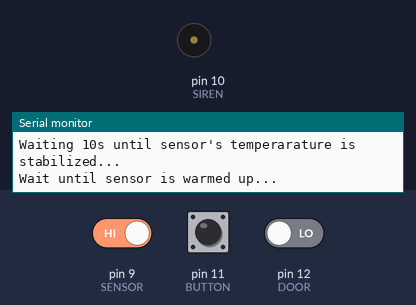
Bench run of a sketch on a simulated Arduino Uno, built with avr-gcc and run on an emulated ATmega328P. Parts: buzzer (waves = sounding, pin HIGH), the last lines printed to the serial monitor. Inputs (shaded band) come from the test bench; at power-on: pin 9 (SENSOR) HIGH, pin 11 (BUTTON) LOW, pin 12 (DOOR) LOW. The modem accepts every AT command (registered, SIM ready, sends succeed) and sends nothing else; pins used as bus, display or sensor lines are not drawn.

Above: at 11.7 s.
11.8 s: pin 9 (SENSOR) driven LOW
At 12.6 s:
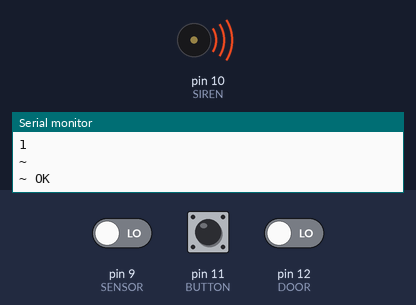
13.3 s: pin 11 (BUTTON) pulled HIGH for 0.15 s
At 14.7 s:
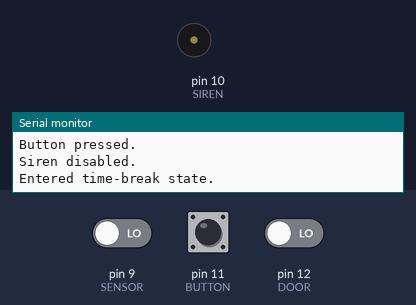
Timing chart, 0 to 16.3 s (numbered marks = the images above; inputs shaded):
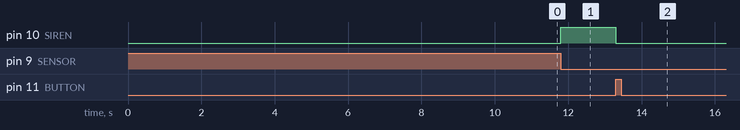

The sketch:

sensor_gsm.ino
```cpp
#include <SoftwareSerial.h>

#define MODEM_RX  (A3)
#define MODEM_TX  (A1)
#define MODEM_RST (A0)
#define SENSOR    (9)
#define SIREN     (10)
#define BUTTON    (11)
#define DOOR      (12)
#define BREAK_TIME (60000)
#define PHONE_NUMBER ("732253178")

SoftwareSerial ModemSerial(MODEM_TX, MODEM_RX); // RX TX for CPU, not modem!

void resetModem(void)
{
  Serial.println("Performing modem reset...");
  digitalWrite(MODEM_RST, LOW);
  delay(500);
  digitalWrite(MODEM_RST, HIGH);
}

bool isSensorDetectingGas(void)
{
  return (digitalRead(SENSOR) == LOW);
}

bool isButtonPressed(void)
{
  return (digitalRead(BUTTON) == HIGH);
}

bool isDoorOpen(void)
{
  return (digitalRead(DOOR) == LOW);
}

void enableSiren(void)
{
  Serial.println("Siren enabled.");
  digitalWrite(SIREN, HIGH);
}

void disableSiren(void)
{
  Serial.println("Siren disabled.");
  digitalWrite(SIREN, LOW);
}

bool wasDoorOpen = false;

void setup()
{
  pinMode(MODEM_RST, OUTPUT);
  pinMode(SENSOR, INPUT);
  pinMode(SIREN, OUTPUT);
  pinMode(BUTTON, INPUT);
  pinMode(DOOR, INPUT);

  ModemSerial.begin(9600);
  Serial.begin(9600);

  Serial.println("Device started.");

  resetModem();

  Serial.println("Waiting 10s until sensor's temperarature is stabilized...");
  delay(10000);

  Serial.println("Wait until sensor is warmed up...");
  while (isSensorDetectingGas());

  wasDoorOpen = isDoorOpen();
}

bool isAlarmExecuted = false;
bool wasGasDetected = false;


// timeout
bool isTimeoutSet = false;
uint32_t lastDisableTime = 0;

void sendSms(const char *number, const char *text)
{
  char buffer[128] = {0};
  size_t len = sprintf(buffer, "AT+CMGS=\"%s\"\n%s\x1a", number, text);
  ModemSerial.write(buffer, len);
}

void sendCusd(const char *number)
{
  char buffer[128] = {0};
  size_t len = sprintf(buffer, "AT+CUSD=1,\"%s\"\n", number);
  ModemSerial.write(buffer, len);
}

void readSms(const char *smsNumber)
{
  char buffer[128] = {0};
  size_t len = sprintf(buffer, "AT+CMGR=%s\n", smsNumber);
  ModemSerial.write(buffer, len);
}

#define MAX_ARGC 8

void parseResponse(char *response, size_t length, size_t *argcp, char ***argvp)
{
  size_t argc = 0;
  char *argv[MAX_ARGC] = { 0 };

  static char argBuffer[256];
  size_t argBufferLength = 0;

  bool isInString = false;

  for (size_t i = 0; i < length; ++i)
  {
    char c = response[i];

    switch (c)
    {
    case ',':
      if (isInString)
      {
        argBuffer[argBufferLength++] = c;
      }
      else
      {
        argv[argc] = new char[argBufferLength + 1];
        argv[argc][argBufferLength] = '\0';
        memcpy(argv[argc], argBuffer, argBufferLength);

        argBufferLength = 0;

        ++argc;
      }

      break;
    case ' ':
      if (isInString)
      {
        argBuffer[argBufferLength++] = c;
      }

      break;
    case '"':
      isInString = !isInString;

      break;
    default:
      argBuffer[argBufferLength++] = c;
    }
  }

  if (response[length - 1] == ',' || argBufferLength > 0)
  {
    argv[argc] = new char[argBufferLength + 1];
    argv[argc][argBufferLength] = '\0';
    memcpy(argv[argc], argBuffer, argBufferLength);

    ++argc;
  }

  *argcp = argc;
  *argvp = new char*[argc];
  memcpy(*argvp, &argv, sizeof(void*) * argc);
}

void deleteParsed(size_t argc, char **argv)
{
  for (size_t i = 0; i < argc; ++i)
    delete[] argv[i];

  delete[] argv;
}

bool willReceiveSmsBody = false;
bool waitForCusdResponse = false;
static char smsNumber[16] = {0};

void strtolower(char *s)
{
  for(; *s; ++s)
    *s = tolower(*s);
}

void processModemResponse(char *response, size_t length)
{
  if (willReceiveSmsBody)
  {
    /*strtolower(response);
    if (strncmp(response, "stan", 4) == 0)
    {
      waitForCusdResponse = true;

      sendCusd("*101#");
    }

    willReceiveSmsBody = false;*/
  }

  if (length > 0)
  {
    Serial.print("~ ");
    Serial.println(response);

    if (response[0] == '+')
    {
      char *end = strstr(response, ":");
      size_t codeLength = end - response - 1;

      size_t argc = 0;
      char **argv = NULL;

      size_t offset = codeLength + 2;

      parseResponse(&response[offset], length - offset, &argc, &argv);

      for (size_t i = 0; i < argc; ++i)
      {
        Serial.println(argv[i]);
      }

      if (strncmp(&response[1], "CMTI", codeLength) == 0)
      {
        readSms(argv[1]);
      }
      else if (strncmp(&response[1], "CMGR", codeLength) == 0)
      {
        willReceiveSmsBody = true;

        memcpy(smsNumber, argv[1], strlen(argv[1]));
      }
      else if (strncmp(&response[1], "CUSD", codeLength) == 0)
      {
        if (waitForCusdResponse)
        {
          waitForCusdResponse = false;

          sendSms(smsNumber, argv[1]);
          memset(smsNumber, 0, 16);
        }
      }

      deleteParsed(argc, argv);
    }
  }
}

static char modemRxBuffer[256] = {0};
size_t modemRxBufferLength = 0;

void loop()
{
  uint8_t countModemBytes = ModemSerial.available();
  if (countModemBytes > 0)
  {
    char *buffer = new char[countModemBytes];

    ModemSerial.readBytes(buffer, countModemBytes);

    for (size_t i = 0; i < countModemBytes; ++i)
    {
      if (buffer[i] == '\n')
      {
        processModemResponse(modemRxBuffer, modemRxBufferLength);

        memset(modemRxBuffer, 0, 256);
        modemRxBufferLength = 0;
      }
      else
      {
        modemRxBuffer[modemRxBufferLength++] = buffer[i];
      }
    }

    delete[] buffer;
  }

  uint8_t countBytes = Serial.available();
  if (countBytes > 0)
  {
    char *buffer = new char[countBytes];

    Serial.readBytes(buffer, countBytes);
    ModemSerial.write(buffer, countBytes);

    delete[] buffer;
  }

  if (isTimeoutSet)
  {
    if (millis() < lastDisableTime)
    {
      Serial.println("Counter is rolled-over. Timeout cleared.");

      isTimeoutSet = false;
    }
    else
    {
      uint32_t elapsedTime = millis() - lastDisableTime;

      if (elapsedTime >= BREAK_TIME)
      {
        Serial.println("Break time elapsed. Timeout cleared.");

        isTimeoutSet = false;
      }
    }
  }

  if (!wasGasDetected && isSensorDetectingGas())
  {
    Serial.println("Gas detected!");

    if (!isAlarmExecuted)
    {
      if (isTimeoutSet)
      {
        Serial.println("Siren is not enabled due to device's time-break state.");
      }
      else
      {
        enableSiren();
        isAlarmExecuted = true;
        sendSms(PHONE_NUMBER, "Gaz sie ulatnia!");
      }
    }
    else
    {
      Serial.println("Alarm is already executed.");
    }

    wasGasDetected = true;
  }
  else if (wasGasDetected && !isSensorDetectingGas())
  {
    Serial.println("Gas isn't longer detected.");

    wasGasDetected = false;
  }

  if (wasDoorOpen && !isDoorOpen())
  {
    Serial.println("Door closed.");

    wasDoorOpen = false;
  }
  else if (!wasDoorOpen && isDoorOpen())
  {
    Serial.println("Door opened.");

    wasDoorOpen = true;
  }

  if (isAlarmExecuted && isButtonPressed())
  {
    Serial.println("Button pressed.");

    disableSiren();
    isAlarmExecuted = false;

    Serial.println("Entered time-break state.");
    isTimeoutSet = true;
    lastDisableTime = millis();
  }
}
```

Measured:
- after the input at 11.8 s, pin 10 (SIREN): LOW → HIGH at once
- after the input at 13.3 s, pin 10 (SIREN): HIGH → LOW at once
